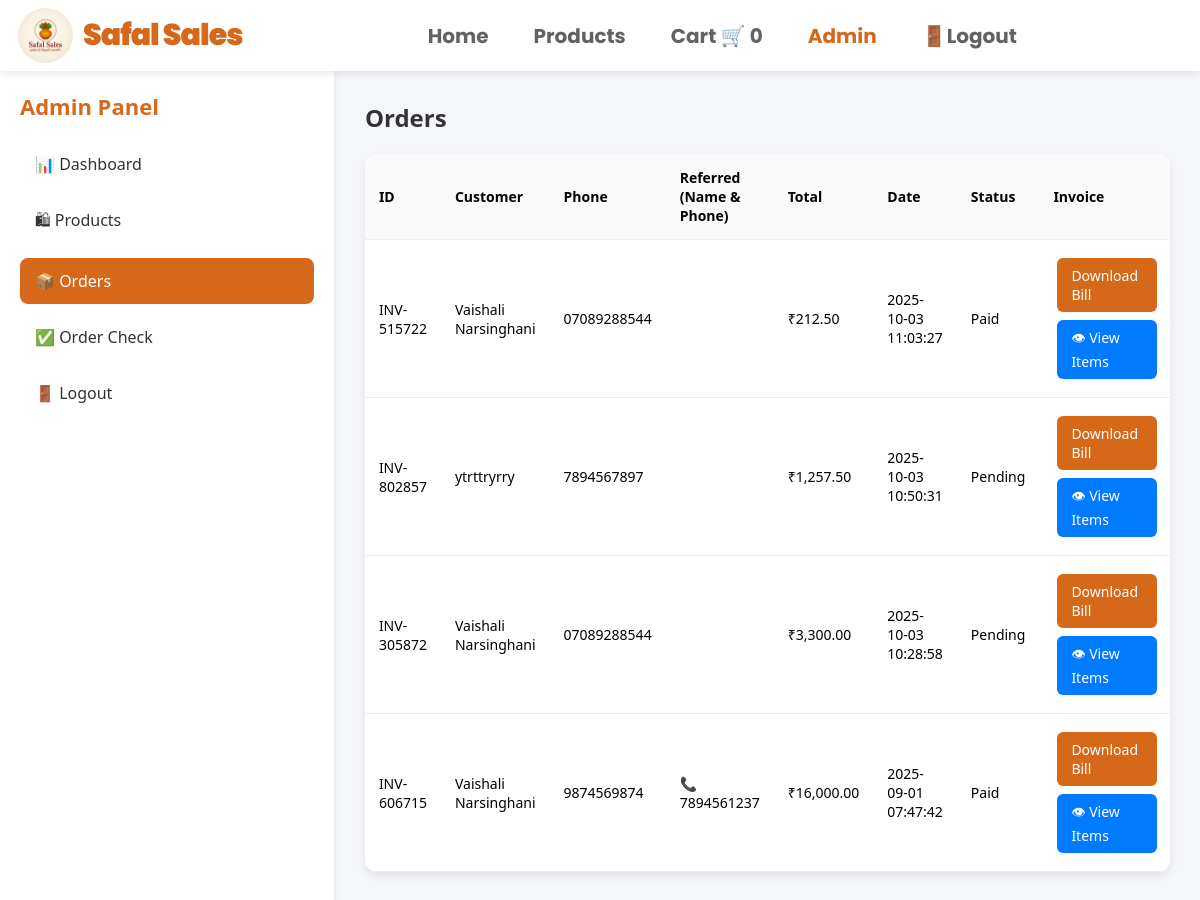
The app's page /admin_orders.php (signed in) with its own data.
### tables this page shows
CREATE TABLE `invoices` (
  `id` int(11) NOT NULL,
  `invoice_number` varchar(20) DEFAULT NULL,
  `name` varchar(100) DEFAULT NULL,
  `email` text DEFAULT NULL,
  `phone` varchar(20) DEFAULT NULL,
  `address` text DEFAULT NULL,
  `total` decimal(10,2) DEFAULT NULL,
  `created_at` timestamp NOT NULL DEFAULT current_timestamp(),
  `pdf_file` longblob DEFAULT NULL,
  `status` enum('Pending','Paid') DEFAULT 'Pending',
  `actual_deducted` tinyint(4) DEFAULT 0,
  `referred_person` text DEFAULT NULL
);

### admin_orders.php (the view, shortened to what this page needs)
<?php
include("db.php");
$invoices = $conn->query("SELECT * FROM invoices ORDER BY created_at DESC");
?>
<!DOCTYPE html>
<html lang="en">
<head>
</head>
<body>
    <nav class="navbar">
     <div class="logo" style="display: flex; align-items: center; gap: 10px;">
    <img src="safal sales logo.png" alt="Safal Sales Logo" style="height:55px; border-radius:70%;">
    <span>Safal Sales</span>
  </div>
    <ul class="nav-links">
      <li><a href="index.php">Home</a></li>
      <li><a href="products.php">Products</a></li>
      <li><a href="cart.php">Cart 🛒 <span id="cartCount" class="cart-count">0</span></a></li>
      <li><a href="admin_dashboard.php" class="active">Admin</a></li>
      <li><a href="logout.php">🚪Logout</a></li>
    </ul>
  </nav>
 <div class="wrapper">
    <div class="sidebar">
      <h2>Admin Panel</h2>
      <a href="admin_dashboard.php">📊 Dashboard</a>
      <a href="admin_products.php">🛍 Products</a>
      <a href="admin_orders.php" class="active">📦 Orders</a>
      <a href="admin_check.php">✅ Order Check</a>
      <a href="logout.php">🚪 Logout</a>
    </div>
   <div class="main">
      <h2>Orders</h2>
      <table>
        <tr>
          <th>ID</th>
          <th>Customer</th>
          <th>Phone</th>
          <th>Referred (Name & Phone)</th>
          <th>Total</th>
          <th>Date</th>
          <th>Status</th>
          <th>Invoice</th>
        </tr>
        <?php while($inv = $invoices->fetch_assoc()){
          $refRaw = isset($inv['referred_person']) ? trim((string)$inv['referred_person']) : '';
          $refPhone = '';
          if (preg_match('/(\+?\d[\d\s\-]{8,}\d)/', $refRaw, $m)) {
            $refPhone = preg_replace('/\s+/', ' ', trim($m[1]));
          }
        ?>
        <tr>
          <td><?= htmlspecialchars($inv['invoice_number']) ?></td>
          <td><?= htmlspecialchars($inv['name']) ?></td>
          <td><?= htmlspecialchars($inv['phone']) ?></td>
          <td>
            <?php if ($refRaw === '' || $refRaw === null): ?>
              <span class="muted">—</span>
            <?php else: ?>
              <div class="ref-wrap">
                <?php if ($refPhone !== ''): ?>
                  <div class="ref-phone">📞 <?= htmlspecialchars($refPhone) ?></div>
                <?php endif; ?>
              </div>
            <?php endif; ?>
          </td>
          <td>₹<?= number_format((float)$inv['total'], 2) ?></td>
          <td><?= htmlspecialchars($inv['created_at']) ?></td>
          <td><?= htmlspecialchars($inv['status'] ?? 'Pending') ?></td>
          <td>
            <a href="invoice_preview.php?id=<?= (int)$inv['id'] ?>" target="_blank" class="btn-action">Download Bill</a>
            <a href="invoice_items.php?id=<?= (int)$inv['id'] ?>" class="btn-action view-btn">👁 View Items</a>
          </td>
        </tr>
        <?php } ?>
      </table>
    </div>
  </div>
</body>
</html>

### admin_orders.php (style rules this page uses)
body { margin: 0; font-family: 'Segoe UI', sans-serif; background: #f5f6fa; }
.navbar { display: flex; justify-content: space-between; align-items: center; background: #fff; padding: 15px 30px; box-shadow: 0 2px 8px rgba(0,0,0,0.05); position: sticky; top:0; z-index:100; }
.navbar .logo { font-size: 20px; font-weight: bold; color: #d6681aff; }
.nav-links { list-style:none; display:flex; margin:0; padding:0; }
.nav-links li { margin-left:20px; }
.nav-links a { text-decoration:none; color:#333; font-weight:500; transition:0.3s; }
.wrapper { display:flex; min-height:100vh; }
.sidebar { width:250px; background:#fff; border-right:1px solid #eee; padding:20px; box-shadow:0 2px 8px rgba(0,0,0,0.05); }
.sidebar h2 { color:#d6681aff; margin-bottom:20px; font-size:22px; }
.sidebar a { display:block; padding:12px 15px; margin-bottom:10px; color:#333; text-decoration:none; border-radius:8px; font-weight:500; transition:0.2s; }
.sidebar a:hover, .sidebar a.active { background:#d6681aff; color:#fff; }
.main { flex:1; padding:30px; }
h2 { margin-top:0; margin-bottom:20px; color:#333; }
table { width:100%; border-collapse:collapse; background:#fff; border-radius:12px; overflow:hidden; box-shadow:0 4px 10px rgba(0,0,0,0.08); }
table th, table td { padding:14px; border-bottom:1px solid #eee; text-align:left; font-size:14px; }
table th { background:#f9f9f9; font-weight:bold; }
.sidebar { width:350px; background:#fff; border-right:1px solid #eee; padding:20px; box-shadow:0 2px 8px rgba(0,0,0,0.05); }
.btn-action { display: inline-block; padding: 8px 14px; margin: 4px; width:70%; border-radius: 6px; font-size: 14px; text-decoration: none; font-weight: 500; transition: 0.3s; }
.btn-action { background: #d6681aff; color: #fff; }
.btn-action.view-btn { background: #007bff; color: #fff; }
.navbar { font-family: 'Poppins', sans-serif; display: flex; justify-content: space-between; align-items: center; padding: 5px 5px; background: #fff; box-shadow: 0 2px 8px rgba(0,0,0,0.1); }
.navbar .logo span { font-size: 20px; font-weight: 900; color: #d6681aff; letter-spacing: -1px; }
.navbar .nav-links { list-style: none; display: flex; gap: 25px; }
.navbar .nav-links li a { text-decoration: none; font-weight: 200; font-size: 15px; color: #636161ff; transition: color 0.3s ease, transform 0.2s ease; }
.navbar .nav-links li a:hover, .navbar .nav-links li a.active { color: #d6681aff; transform: scale(1.05); }
.navbar .logo span { font-size: 30px; font-weight: 900; color: #d6681aff; letter-spacing: -1px; }
.navbar .nav-links li a { text-decoration: none; font-weight: 700; font-size: 20px; color: #636161ff; transition: color 0.3s ease, transform 0.2s ease; }
.navbar { display: flex; justify-content: space-between; align-items: center; padding: 8px 18px; background: #fff; box-shadow: 0 2px 8px rgba(0,0,0,0.1); position: relative; z-index: 10; }

### records on screen
invoices: invoice_number "INV-515722", name "Vaishali Narsinghani", phone "07089288544", total "212.50", created_at "2025-10-03 11:03:27", status "Paid"
invoices: invoice_number "INV-802857", name "ytrttryrry", phone "7894567897", total "1,257.50", created_at "2025-10-03 10:50:31", status "Pending"
invoices: invoice_number "INV-305872", name "Vaishali Narsinghani", phone "07089288544", total "3,300.00", created_at "2025-10-03 10:28:58", status "Pending"
invoices: invoice_number "INV-606715", name "Vaishali Narsinghani", phone "9874569874", refPhone "7894561237", total "16,000.00", created_at "2025-09-01 07:47:42", status "Paid"
